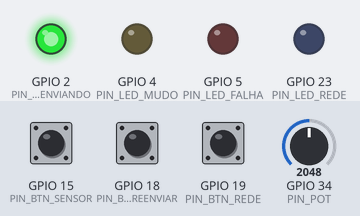
This sketch was run on a simulated ESP32. Shown: output pins drawn as LEDs (lit = HIGH). The inputs (shaded band) are chosen by the test bench; at power-on: GPIO 34 (PIN_POT) = 2048, GPIO 15 (PIN_BTN_SENSOR) HIGH, GPIO 18 (PIN_BTN_REENVIAR) HIGH, GPIO 19 (PIN_BTN_REDE) HIGH. WiFi joins after 1.5 s; servers stay silent unless stated; random numbers use the default seed unless the sketch sets one; no MQTT or app messages arrive unless stated; what the sketch prints to the serial monitor is not drawn.

Above: at 1.4 s.
1.5 s: GPIO 34 (PIN_POT) set to 1980
At 2.3 s:
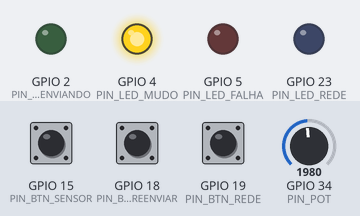
At 4.2 s:
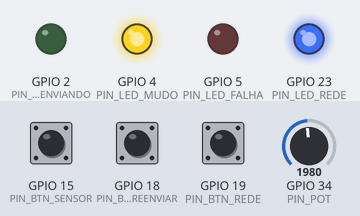
4.5 s: GPIO 15 (PIN_BTN_SENSOR) driven LOW
At 6.0 s:
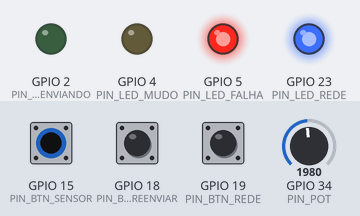
Timing chart, 0 to 7.5 s (numbered marks = the images above; inputs shaded):
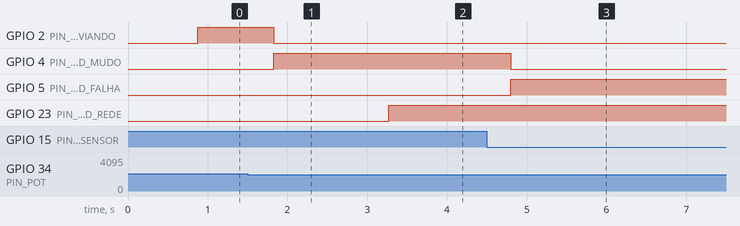

The sketch:

sketch.ino
```cpp
/* ===========================================================================
 * UFG - Instituto de Informatica - Software para Sistemas Ubiquos
 * Marco 2 - Integracao: PRODUTOR
 *
 * Grupo      : TowerAI / pequi-ubiquo
 * Componente : mic-esp32-01, microfone da sala-204
 * Origem     : prototipo de Vinicius na Atividade 03 (sensoriamento e
 *              qualidade). Leitura, media movel, debounce e deteccao de falha
 *              sao os mesmos. O que muda no Marco 2 e que o evento deixa de ir
 *              so para o monitor serial e atravessa a rede ate o consumidor.
 *
 * FLUXO
 *   potenciometro -> media movel + debounce -> estado do microfone
 *   -> evento JSON (contrato v1) -> MQTT -> consumidor (marco-2/consumidor)
 *   <- ACK do consumidor (confirmacao de negocio, nao de transporte)
 *
 * DOIS TIPOS DE ENVIO (ver ../contrato.md)
 *   audio.level e device.heartbeat - TELEMETRIA. Envia e esquece. Com a rede
 *       fora, nem e criada: um nivel velho nao orienta o presente.
 *   audio.state.changed - MUDANCA DE ESTADO. Entra numa fila e so sai quando
 *       o consumidor confirma. Sem ACK, reenvia o MESMO eventId com espera
 *       crescente (2 s, 4 s, 8 s, ate 10 s). O consumidor deduplica.
 *
 * ENTRADAS DE DEMONSTRACAO
 *   botao "sensor off" (GPIO 15) - sensor sem leitura -> FALHA_SENSOR
 *   botao "rede"       (GPIO 19) - derruba / restaura a conexao com o broker
 *   botao "reenviar"   (GPIO 18) - reenvia o ultimo estado ja confirmado com o
 *                                  mesmo eventId (resposta perdida + retry)
 *
 * LIMITACOES DECLARADAS
 *   - o potenciometro nao e microfone; o valor em dBFS e ficticio
 *   - eventTimeMs = millis() desde o boot, nao e hora real (sem NTP)
 *   - broker publico sem TLS nem autenticacao: qualquer um pode ler e publicar
 *     nestes topicos. Contraria o "sem internet" do projeto; serve so a demo
 *   - a PubSubClient so publica em QoS 0; a garantia vem do ACK de aplicacao
 *   - a fila fica na RAM: se o ESP32 reiniciar, estados pendentes se perdem
 * =========================================================================== */

#include <WiFi.h>
#include <PubSubClient.h>

// ---------------------------- configuracao ---------------------------------
const char*    WIFI_SSID      = "Wokwi-GUEST";
const char*    WIFI_SENHA     = "";
const char*    MQTT_BROKER    = "broker.hivemq.com";
const uint16_t MQTT_PORTA     = 1883;
const char*    PREFIXO        = "ufg-ssu-2026/towerai";
const char*    DEVICE_ID      = "mic-esp32-01";
const char*    ENTITY_ID      = "sala-204";
const int      SCHEMA_VERSION = 1;

// ----------------------------- pinos ---------------------------------------
const int PIN_POT          = 34;  // ADC1_CH6 - entrada substituta (nivel dBFS)
const int PIN_LED_ENVIANDO = 2;   // verde    - FALANDO
const int PIN_LED_MUDO     = 4;   // amarelo  - SILENCIO
const int PIN_LED_FALHA    = 5;   // vermelho - FALHA_SENSOR
const int PIN_BTN_SENSOR   = 15;  // botao    - desconecta o sensor
const int PIN_BTN_REENVIAR = 18;  // botao    - reenvia o ultimo estado confirmado
const int PIN_BTN_REDE     = 19;  // botao    - derruba / restaura a rede
const int PIN_LED_REDE     = 23;  // azul     - conectado ao broker

// --------------------------- parametros ------------------------------------
// Sensoriamento: iguais aos da Atividade 03.
const uint32_t PERIODO_AMOSTRA_MS = 50;     // 20 Hz
const uint8_t  N_MEDIA            = 8;      // media movel: 8 x 50 ms = 400 ms
const float    LIMIAR_SILENCIO    = -45.0;  // dBFS - veio da Atividade 02
const uint32_t DEBOUNCE_MS        = 300;
const float    FAIXA_MIN          = -90.0;
const float    FAIXA_MAX          =   0.0;
const uint8_t  AUSENTES_P_FALHA   = 6;      // 6 x 50 ms = 300 ms sem resposta
const int      LEITURA_AUSENTE    = -1;

// Comunicacao: novos no Marco 2.
const uint32_t PERIODO_NIVEL_MS      = 1000;   // audio.level enquanto FALANDO
const uint32_t PERIODO_HEARTBEAT_MS  = 5000;   // device.heartbeat sempre
const uint32_t ESPERA_ACK_INICIAL_MS = 2000;   // primeira espera por ACK
const uint32_t ESPERA_ACK_MAX_MS     = 10000;  // teto da espera crescente
const uint32_t RECONEXAO_MS          = 3000;   // intervalo entre tentativas
const uint8_t  TAM_FILA              = 16;     // estados pendentes na RAM
const uint32_t DEBOUNCE_BOTAO_MS     = 40;

// ---------------------------- estados --------------------------------------
enum Estado { DESCONHECIDO, SILENCIO, FALANDO, FALHA_SENSOR };

const char* nomeEstado(Estado e) {
  switch (e) {
    case SILENCIO:     return "SILENCIO";
    case FALANDO:      return "FALANDO";
    case FALHA_SENSOR: return "FALHA_SENSOR";
    default:           return "DESCONHECIDO";
  }
}

// ------------------------ estado do sensoriamento --------------------------
Estado   estado          = DESCONHECIDO;  // estado confirmado (com debounce)
Estado   candidato       = DESCONHECIDO;
uint32_t candidatoDesde  = 0;

int      buffer[N_MEDIA];
uint8_t  bufIdx          = 0;
uint8_t  bufN            = 0;
long     bufSoma         = 0;
float    mediaAtual      = FAIXA_MIN;     // ultima media, vai no heartbeat
uint16_t leiturasAusentes= 0;

// ------------------------- estado da comunicacao ---------------------------
uint32_t seq = 0;   // cresce a cada evento CRIADO; recomeca no boot (bootId)

// Mudanca de estado pendente de ACK. So a cabeca da fila fica em voo: assim o
// consumidor recebe os estados na ordem em que aconteceram.
struct EventoEstado {
  uint32_t    seq;
  uint32_t    tempoMs;
  float       valor;
  Estado      estado;
  const char* razao;
  uint16_t    tentativas;
};

EventoEstado fila[TAM_FILA];
uint8_t  filaInicio      = 0;
uint8_t  filaTamanho     = 0;
uint32_t descartadosFila = 0;
bool     cabecaEnviada   = false;
uint32_t enviadoEmMs     = 0;
uint32_t esperaAckMs     = ESPERA_ACK_INICIAL_MS;

EventoEstado ultimoConfirmado;
bool         temConfirmado = false;

WiFiClient   rede;
PubSubClient mqtt(rede);
bool     redeLigada     = true;   // o botao "rede" alterna
bool     avisouWifi     = false;
uint32_t tUltimaConexao = 0;

char bootId[9];
char clientId[48];
char topicoEventos[96];
char topicoStatus[96];
char topicoAck[96];

uint32_t tUltimaAmostra   = 0;
uint32_t tUltimoNivel     = 0;
uint32_t tUltimoHeartbeat = 0;
uint32_t tUltimoResumo    = 0;

// ------------------------------ botoes -------------------------------------
// apertou() e metodo, nao funcao solta: o Arduino gera prototipos das funcoes
// no topo do .ino, antes desta struct existir, e a compilacao quebraria.
struct Botao {
  int      pino;
  bool     ultimo;
  uint32_t tBorda;

  bool apertou() {  // true uma vez por pressao (INPUT_PULLUP: LOW)
    bool leitura = digitalRead(pino);
    uint32_t agora = millis();
    if (leitura != ultimo && agora - tBorda > DEBOUNCE_BOTAO_MS) {
      tBorda = agora;
      ultimo = leitura;
      return leitura == LOW;
    }
    return false;
  }
};
Botao btnRede     = { PIN_BTN_REDE,     true, 0 };
Botao btnReenviar = { PIN_BTN_REENVIAR, true, 0 };

// ------------------------------ sensor -------------------------------------
float bruto_para_dbfs(float bruto) {
  return FAIXA_MIN + (bruto / 4095.0f) * (FAIXA_MAX - FAIXA_MIN);
}

// Com o botao pressionado o sensor esta desconectado: nao ha leitura nenhuma,
// e nao um valor ruim. (Por que nao detectar falha pela constancia do valor:
// ver o sketch da Atividade 03 - sala quieta tambem e constante.)
int lerBruto() {
  if (digitalRead(PIN_BTN_SENSOR) == LOW) return LEITURA_AUSENTE;
  return analogRead(PIN_POT);
}

void acenderLeds() {
  digitalWrite(PIN_LED_ENVIANDO, estado == FALANDO      ? HIGH : LOW);
  digitalWrite(PIN_LED_MUDO,     estado == SILENCIO     ? HIGH : LOW);
  digitalWrite(PIN_LED_FALHA,    estado == FALHA_SENSOR ? HIGH : LOW);
}

// ----------------------------- contrato ------------------------------------
// eventId = deviceId:bootId:sequence. Nunca muda entre tentativas: e por ele
// que o consumidor reconhece um retry.
void montarEvento(char* buf, size_t tam, const char* tipo, uint32_t s,
                  uint32_t tempoMs, float valor, Estado est,
                  const char* razao, uint16_t tentativa) {
  snprintf(buf, tam,
    "{\"schemaVersion\":%d,\"eventId\":\"%s:%s:%lu\",\"eventType\":\"%s\","
    "\"deviceId\":\"%s\",\"entityId\":\"%s\",\"bootId\":\"%s\","
    "\"eventTimeMs\":%lu,\"sequence\":%lu,\"value\":%.1f,\"unit\":\"dBFS\","
    "\"state\":\"%s\",\"reason\":\"%s\",\"attempt\":%u}",
    SCHEMA_VERSION, DEVICE_ID, bootId, (unsigned long) s, tipo,
    DEVICE_ID, ENTITY_ID, bootId,
    (unsigned long) tempoMs, (unsigned long) s, valor,
    nomeEstado(est), razao, (unsigned) tentativa);
}

void montarStatus(char* buf, size_t tam, const char* status) {
  snprintf(buf, tam,
    "{\"schemaVersion\":%d,\"deviceId\":\"%s\",\"bootId\":\"%s\",\"status\":\"%s\"}",
    SCHEMA_VERSION, DEVICE_ID, bootId, status);
}

void publicar(const char* carga) {
  bool ok = mqtt.publish(topicoEventos, carga, false);
  Serial.print(ok ? "MQTT -> " : "MQTT FALHOU -> ");
  Serial.println(carga);
}

// ---------------------------- telemetria -----------------------------------
void enviarTelemetria(const char* tipo, float valor, const char* razao) {
  if (!mqtt.connected()) return;  // offline: nem cria, nao consome sequence
  // Com estado esperando ACK, a telemetria espera: se saisse antes, teria
  // sequence maior e o consumidor marcaria a mudanca de estado como atrasada.
  if (filaTamanho > 0) return;
  seq++;
  char buf[512];
  montarEvento(buf, sizeof buf, tipo, seq, millis(), valor, estado, razao, 1);
  publicar(buf);
}

// ------------------------ fila de mudanca de estado ------------------------
void enfileirarEstado(float valor, const char* razao) {
  if (filaTamanho == TAM_FILA) {
    // Fila cheia: descarta o estado mais antigo. O mais recente vale mais.
    Serial.print("FILA cheia: descartado estado seq=");
    Serial.println(fila[filaInicio].seq);
    filaInicio = (filaInicio + 1) % TAM_FILA;
    filaTamanho--;
    descartadosFila++;
    cabecaEnviada = false;
    esperaAckMs = ESPERA_ACK_INICIAL_MS;
  }
  seq++;
  fila[(filaInicio + filaTamanho) % TAM_FILA] =
      EventoEstado{ seq, millis(), valor, estado, razao, 0 };
  filaTamanho++;
  Serial.print("FILA + estado "); Serial.print(nomeEstado(estado));
  Serial.print(" seq=");          Serial.print(seq);
  Serial.print(" (pendentes: ");  Serial.print(filaTamanho); Serial.println(")");
}

void processarFila(uint32_t agora) {
  if (filaTamanho == 0 || !mqtt.connected()) return;
  if (cabecaEnviada && agora - enviadoEmMs < esperaAckMs) return;

  EventoEstado& ev = fila[filaInicio];
  if (cabecaEnviada) {
    // Estourou a espera sem ACK. Reenvia o mesmo evento e espera mais da
    // proxima vez, para nao martelar um consumidor que esta fora.
    Serial.print("RETRY sem ACK em "); Serial.print(esperaAckMs);
    Serial.print(" ms: seq=");         Serial.println(ev.seq);
    esperaAckMs = (esperaAckMs * 2 > ESPERA_ACK_MAX_MS) ? ESPERA_ACK_MAX_MS
                                                        : esperaAckMs * 2;
  }
  ev.tentativas++;
  char buf[512];
  montarEvento(buf, sizeof buf, "audio.state.changed", ev.seq, ev.tempoMs,
               ev.valor, ev.estado, ev.razao, ev.tentativas);
  publicar(buf);
  cabecaEnviada = true;
  enviadoEmMs = agora;
}

// Le "chave":"valor" de um JSON simples, sem biblioteca. Basta para o ACK,
// cujo formato e fixo (ver contrato). Aceita espaco ao redor dos dois-pontos.
bool extrairCampo(const char* json, const char* chave, char* saida, size_t tam) {
  char padrao[32];
  snprintf(padrao, sizeof padrao, "\"%s\"", chave);
  const char* p = strstr(json, padrao);
  if (!p) return false;
  p += strlen(padrao);
  while (*p == ' ') p++;
  if (*p++ != ':') return false;
  while (*p == ' ') p++;
  if (*p++ != '"') return false;
  const char* fim = strchr(p, '"');
  if (!fim || (size_t) (fim - p) >= tam) return false;
  memcpy(saida, p, fim - p);
  saida[fim - p] = '\0';
  return true;
}

void aoReceberAck(char* topico, byte* carga, unsigned int tam) {
  char json[256];
  if (tam >= sizeof json) return;
  memcpy(json, carga, tam);
  json[tam] = '\0';

  char eventId[64], resultado[16];
  if (!extrairCampo(json, "eventId", eventId, sizeof eventId) ||
      !extrairCampo(json, "result", resultado, sizeof resultado)) {
    Serial.print("ACK ilegivel: "); Serial.println(json);
    return;
  }
  Serial.print("ACK <- "); Serial.print(resultado);
  Serial.print(" ");       Serial.println(eventId);

  if (filaTamanho == 0 || !cabecaEnviada) return;
  char idCabeca[64];
  snprintf(idCabeca, sizeof idCabeca, "%s:%s:%lu",
           DEVICE_ID, bootId, (unsigned long) fila[filaInicio].seq);
  if (strcmp(idCabeca, eventId) != 0) return;  // ACK de reenvio manual ou antigo

  // Qualquer resposta encerra a entrega: aplicado, duplicado e atrasado dizem
  // que o consumidor ja tem o evento; rejeitado nao melhora com retry.
  ultimoConfirmado = fila[filaInicio];
  temConfirmado = true;
  filaInicio = (filaInicio + 1) % TAM_FILA;
  filaTamanho--;
  cabecaEnviada = false;
  esperaAckMs = ESPERA_ACK_INICIAL_MS;
  Serial.print("FILA - entregue seq="); Serial.print(ultimoConfirmado.seq);
  Serial.print(" (pendentes: ");       Serial.print(filaTamanho); Serial.println(")");
}

void reenviarUltimoConfirmado() {
  if (!temConfirmado) { Serial.println("REENVIAR: nenhum estado confirmado ainda"); return; }
  if (!mqtt.connected()) { Serial.println("REENVIAR: sem conexao com o broker"); return; }
  ultimoConfirmado.tentativas++;
  Serial.print("REENVIAR (simula resposta perdida): mesmo eventId, tentativa ");
  Serial.println(ultimoConfirmado.tentativas);
  char buf[512];
  montarEvento(buf, sizeof buf, "audio.state.changed", ultimoConfirmado.seq,
               ultimoConfirmado.tempoMs, ultimoConfirmado.valor,
               ultimoConfirmado.estado, ultimoConfirmado.razao,
               ultimoConfirmado.tentativas);
  publicar(buf);
}

// ------------------------------- rede --------------------------------------
void conectar(uint32_t agora) {
  if (!redeLigada || mqtt.connected()) return;
  if (tUltimaConexao != 0 && agora - tUltimaConexao < RECONEXAO_MS) return;
  tUltimaConexao = agora;

  if (WiFi.status() != WL_CONNECTED) {
    Serial.println("WiFi: aguardando conexao...");
    return;
  }
  if (!avisouWifi) {
    avisouWifi = true;
    Serial.print("WiFi conectado, IP "); Serial.println(WiFi.localIP());
  }

  // Last Will: se a conexao cair sem DISCONNECT, o broker publica isto,
  // retido, no topico de status. O consumidor fica sabendo sem esperar.
  char will[160];
  montarStatus(will, sizeof will, "offline");
  Serial.print("MQTT: conectando a "); Serial.print(MQTT_BROKER); Serial.println("...");
  if (!mqtt.connect(clientId, topicoStatus, 1, true, will)) {
    Serial.print("MQTT: falhou, estado="); Serial.println(mqtt.state());
    return;
  }
  char online[160];
  montarStatus(online, sizeof online, "online");
  mqtt.publish(topicoStatus, online, true);
  mqtt.subscribe(topicoAck, 1);
  Serial.println("MQTT conectado");

  // A cabeca da fila (se houver) sai de novo ja, sem esperar o timeout antigo.
  cabecaEnviada = false;
  esperaAckMs = ESPERA_ACK_INICIAL_MS;
}

void alternarRede() {
  redeLigada = !redeLigada;
  if (!redeLigada) {
    // Fecha o TCP sem mandar DISCONNECT: para o broker e uma queda de verdade,
    // entao ele publica o Last Will para os assinantes.
    rede.stop();
    Serial.println("-- REDE DERRUBADA: conexao fechada sem DISCONNECT --");
  } else {
    tUltimaConexao = 0;
    Serial.println("-- REDE RESTAURADA: reconectando --");
  }
}

// ------------------------------- estado ------------------------------------
void trocarEstado(Estado novo, float valor, const char* razao) {
  Estado antigo = estado;
  estado = novo;
  acenderLeds();

  Serial.print("["); Serial.print(millis()); Serial.print("] ");
  Serial.print("estado="); Serial.print(nomeEstado(antigo));
  Serial.print(" -> ");    Serial.print(nomeEstado(novo));
  Serial.print("  media="); Serial.print(valor, 1); Serial.print(" dBFS");
  Serial.print("  razao="); Serial.println(razao);

  enfileirarEstado(valor, razao);
}

// ------------------------------- setup -------------------------------------
void setup() {
  Serial.begin(115200);
  delay(200);

  pinMode(PIN_LED_ENVIANDO, OUTPUT);
  pinMode(PIN_LED_MUDO,     OUTPUT);
  pinMode(PIN_LED_FALHA,    OUTPUT);
  pinMode(PIN_LED_REDE,     OUTPUT);
  pinMode(PIN_BTN_SENSOR,   INPUT_PULLUP);
  pinMode(PIN_BTN_REENVIAR, INPUT_PULLUP);
  pinMode(PIN_BTN_REDE,     INPUT_PULLUP);

  // bootId aleatorio: separa a sequence desta vida do ESP32 das anteriores.
  snprintf(bootId, sizeof bootId, "%08lx",
           (unsigned long) ((uint32_t) random(0x7FFFFFFF) ^ (uint32_t) micros()));
  snprintf(clientId, sizeof clientId, "towerai-%s-%s", DEVICE_ID, bootId);
  snprintf(topicoEventos, sizeof topicoEventos, "%s/%s/telemetry/audio", PREFIXO, ENTITY_ID);
  snprintf(topicoStatus,  sizeof topicoStatus,  "%s/%s/status/%s", PREFIXO, ENTITY_ID, DEVICE_ID);
  snprintf(topicoAck,     sizeof topicoAck,     "%s/%s/ack/%s",    PREFIXO, ENTITY_ID, DEVICE_ID);

  mqtt.setServer(MQTT_BROKER, MQTT_PORTA);
  mqtt.setCallback(aoReceberAck);
  mqtt.setBufferSize(768);   // o evento tem ~330 bytes; o padrao e 256
  mqtt.setKeepAlive(10);
  mqtt.setSocketTimeout(3);

  WiFi.mode(WIFI_STA);
  WiFi.begin(WIFI_SSID, WIFI_SENHA, 6);

  Serial.println();
  Serial.println("=== TowerAI / Marco 2 / produtor mic-esp32-01 ===");
  Serial.print("bootId=");   Serial.print(bootId);
  Serial.print(" broker=");  Serial.print(MQTT_BROKER);
  Serial.print(":");         Serial.println(MQTT_PORTA);
  Serial.print("publica: "); Serial.println(topicoEventos);
  Serial.print("status : "); Serial.println(topicoStatus);
  Serial.print("ACK    : "); Serial.println(topicoAck);
  Serial.println("PRONTO");

  acenderLeds();
}

// -------------------------------- loop -------------------------------------
void loop() {
  uint32_t agora = millis();

  // ------------------------------------------------------------ REDE -------
  if (redeLigada) {
    conectar(agora);
    mqtt.loop();  // mantem a sessao e entrega os ACKs em aoReceberAck
  }
  if (btnRede.apertou())     alternarRede();
  if (btnReenviar.apertou()) reenviarUltimoConfirmado();
  digitalWrite(PIN_LED_REDE, mqtt.connected() ? HIGH : LOW);

  processarFila(agora);

  if (agora - tUltimoHeartbeat >= PERIODO_HEARTBEAT_MS) {
    tUltimoHeartbeat = agora;
    enviarTelemetria("device.heartbeat", mediaAtual, "heartbeat");
  }

  if (agora - tUltimaAmostra < PERIODO_AMOSTRA_MS) return;
  tUltimaAmostra = agora;

  // ----------------------------------------------------------- LER ---------
  int  bruto   = lerBruto();
  bool ausente = (bruto == LEITURA_AUSENTE);

  if (ausente) { if (leiturasAusentes < 65535) leiturasAusentes++; }
  else         { leiturasAusentes = 0; }

  float dbfsInstantaneo = ausente ? NAN : bruto_para_dbfs(bruto);
  bool foraDaFaixa = !ausente && (dbfsInstantaneo < FAIXA_MIN ||
                                  dbfsInstantaneo > FAIXA_MAX);
  bool amostraBoa  = !ausente && !foraDaFaixa;

  // ---------------------------------------------------- MEDIA MOVEL --------
  if (amostraBoa) {
    bufSoma -= buffer[bufIdx];
    buffer[bufIdx] = bruto;
    bufSoma += bruto;
    bufIdx = (bufIdx + 1) % N_MEDIA;
    if (bufN < N_MEDIA) bufN++;
  }
  if (bufN > 0) mediaAtual = bruto_para_dbfs((float) bufSoma / bufN);

  // ----------------------------------------------- ESTADO CANDIDATO --------
  Estado alvo;
  const char* razao;

  if (leiturasAusentes >= AUSENTES_P_FALHA) {
    alvo  = FALHA_SENSOR;
    razao = "sensor_nao_respondeu_300ms";
  } else if (foraDaFaixa) {
    alvo  = FALHA_SENSOR;
    razao = "valor_fora_da_faixa";
  } else if (ausente) {
    alvo  = estado;
    razao = "leitura_perdida_tolerada";
  } else if (bufN < N_MEDIA) {
    alvo  = DESCONHECIDO;
    razao = "amostras_insuficientes";
  } else if (mediaAtual >= LIMIAR_SILENCIO) {
    alvo  = FALANDO;
    razao = "media_acima_do_limiar_estavel";
  } else {
    alvo  = SILENCIO;
    razao = "media_abaixo_do_limiar_estavel";
  }

  // ------------------------------------------------------- DEBOUNCE --------
  // A falha nao espera o debounce; o caminho normal exige estabilidade.
  if (alvo != estado) {
    if (alvo == FALHA_SENSOR) {
      trocarEstado(alvo, mediaAtual, razao);
      candidato = alvo;
      candidatoDesde = 0;
    } else if (alvo != candidato) {
      candidato = alvo;
      candidatoDesde = agora;
    } else if (candidatoDesde > 0 && agora - candidatoDesde >= DEBOUNCE_MS) {
      trocarEstado(alvo, mediaAtual, razao);
      candidatoDesde = 0;
    }
  } else {
    candidato = estado;
    candidatoDesde = 0;
  }

  // -------------------------------------------------------- NIVEL ----------
  if (estado == FALANDO && agora - tUltimoNivel >= PERIODO_NIVEL_MS) {
    tUltimoNivel = agora;
    enviarTelemetria("audio.level", mediaAtual, "amostragem_periodica");
  }

  // ------------------------------------------------------- RESUMO ----------
  if (agora - tUltimoResumo >= 2000) {
    tUltimoResumo = agora;
    Serial.print("["); Serial.print(agora); Serial.print("] RESUMO ");
    Serial.print("estado=");      Serial.print(nomeEstado(estado));
    Serial.print(" media=");      Serial.print(mediaAtual, 1);
    Serial.print(" mqtt=");       Serial.print(mqtt.connected() ? "conectado" : "desconectado");
    Serial.print(" pendentes=");  Serial.print(filaTamanho);
    Serial.print(" descartados="); Serial.print(descartadosFila);
    Serial.print(" seq=");        Serial.println(seq);
  }
}
```

Measured:
- the behaviour switches between 2048 and 2047 on GPIO 34 (PIN_POT) (found by bisection; images 0 and 1)
- after the input at 1.5 s, GPIO 2 (PIN_LED_ENVIANDO): HIGH → LOW after 0.33 s; GPIO 4 (PIN_LED_MUDO): LOW → HIGH after 0.33 s
- after the input at 4.5 s, GPIO 4 (PIN_LED_MUDO): HIGH → LOW after 0.30 s; GPIO 5 (PIN_LED_FALHA): LOW → HIGH after 0.30 s
